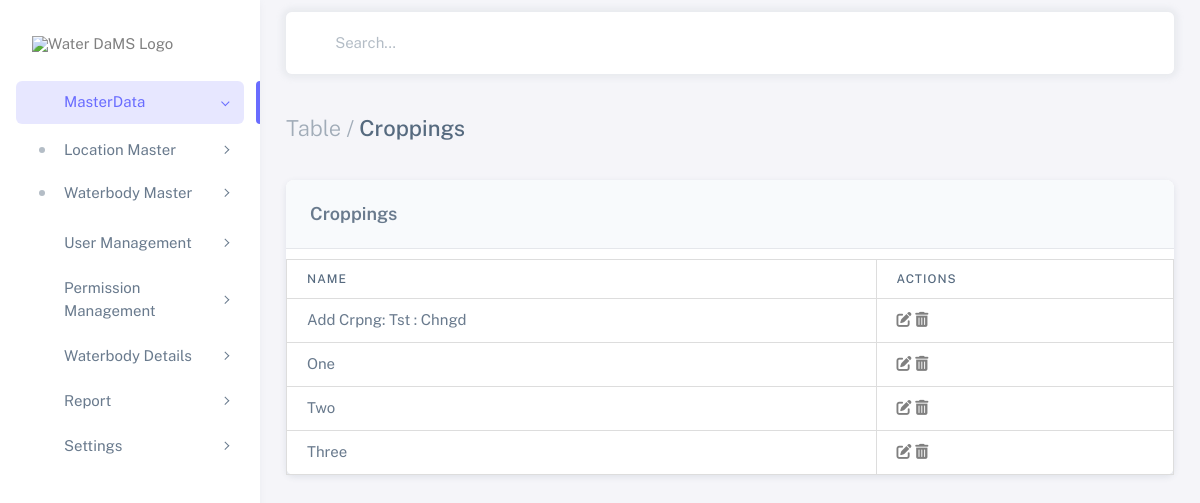
Page /cropings/ on the committed database.
### waterbodies_app/models.py (models this page shows, shortened)
class Cropings(models.Model):
    name = models.CharField(max_length=255)

### waterbodies_app/views.py (the view)
# urls.py: path('cropings/', views.cropings_list, name='cropings_list'),
def cropings_list(request):
    cropings = Cropings.objects.all()
    return render(request, 'cropings_list.html', {'cropings': cropings})

### templates/cropings_list.html (shortened to what this page needs)
<!DOCTYPE html>
{%load static%}
<html
class="light-style layout-menu-fixed layout-compact"
dir="ltr"
data-theme="theme-default"
data-assets-path="{% static 'assets/' %}"
data-template="vertical-menu-template-free">
<!DOCTYPE html>
<html lang="en" class="light-style layout-wide customizer-hide" dir="ltr" data-theme="theme-default">
<head>
    {% load static %}
    <link rel="stylesheet" href="{% static 'assets/vendor/fonts/boxicons.css' %}"/>
    <link rel="stylesheet" href="https://cdnjs.cloudflare.com/ajax/libs/font-awesome/6.5.2/css/all.min.css">
    <link rel="stylesheet" href="{% static 'assets/vendor/css/core.css' %}" class="template-customizer-core-css"/>
    <link rel="stylesheet" href="{% static 'assets/vendor/css/theme-default.css' %}" class="template-customizer-theme-css"/>
    <link rel="stylesheet" href="{% static 'assets/css/demo.css' %}"/>
    <link rel="stylesheet" href="{% static 'assets/vendor/libs/perfect-scrollbar/perfect-scrollbar.css' %}"/>
    <link rel="stylesheet" href="{% static 'assets/vendor/css/pages/page-auth.css' %}"/>
</head>
  <body>
    <div class="layout-wrapper layout-content-navbar">
      <div class="layout-container">
        <aside id="layout-menu" class="layout-menu menu-vertical menu bg-menu-theme">
          <div class="app-brand demo">
            <a href="" class="app-brand-link">
              <span class="app-brand-logo demo">
                <img src="{% static 'image/waterdams.png' %}" alt="Water DaMS Logo" style="width: 150px; height: auto;">
              </span>
            </a>
          </div>
          <ul class="menu-inner py-1">
            <li class="menu-item active open">
              <a href="javascript:void(0);" class="menu-link menu-toggle">
                <i class="menu-icon tf-icons bx bx-home-circle"></i>
                <div data-i18n="Dashboards">MasterData</div>
              </a>
              <ul class="menu-sub">
                <li class="menu-item has-submenu">
                  <a href="javascript:void(0);" class="menu-link menu-toggle">
                    <div data-i18n="CRM">Location Master</div>
                  </a>
                </li>
                <li class="menu-item has-submenu">
                  <a href="javascript:void(0);" class="menu-link menu-toggle">
                    <div data-i18n="Academy">Waterbody Master</div>
                  </a>
                </li>
              </ul>
            </li>
            <li class="menu-item">
              <a href="javascript:void(0);" class="menu-link menu-toggle">
                <i class="menu-icon tf-icons bx bx-user"></i>
                <div data-i18n="Layouts">User Management</div>
              </a>
            </li>
            <li class="menu-item">
              <a href="javascript:void(0);" class="menu-link menu-toggle">
                <i class="menu-icon tf-icons bx bx-shield"></i>
                <div data-i18n="Layouts">Permission Management</div>
              </a>
            </li>
            <li class="menu-item">
              <a href="javascript:void(0);" class="menu-link menu-toggle">
                <i class="menu-icon tf-icons bx bx-water"></i>
                <div data-i18n="Layouts">Waterbody Details</div>
              </a>
            </li>
            <li class="menu-item">
              <a href="javascript:void(0);" class="menu-link menu-toggle">
                <i class="menu-icon tf-icons bx bx-shield"></i>
                <div data-i18n="Layouts">Report</div>
              </a>
            </li>
            <li class="menu-item">
              <a href="javascript:void(0);" class="menu-link menu-toggle">
                <i class="menu-icon tf-icons bx bx-file"></i>
                <div data-i18n="Layouts">Settings</div>
              </a>
            </li>
          </ul>
        </aside>
        <div class="layout-page">
          <nav
            class="layout-navbar container-xxl navbar navbar-expand-xl navbar-detached align-items-center bg-navbar-theme"
            id="layout-navbar">
            <div class="navbar-nav-right d-flex align-items-center" id="navbar-collapse">
              <div class="navbar-nav align-items-center">
                <div class="nav-item d-flex align-items-center">
                  <i class="bx bx-search fs-4 lh-0"></i>
                  <input
                    type="text"
                    class="form-control border-0 shadow-none ps-1 ps-sm-2"
                    placeholder="Search..."
                    aria-label="Search..." />
                </div>
              </div>
            </div>
          </nav>
          <div class="content-wrapper">
            <div class="container-xxl flex-grow-1 container-p-y">
              <h4 class="py-3 mb-4"><span class="text-muted fw-light">Table /</span> Croppings</h4>
              <div class="card">
                <h5 class="card-header">Croppings</h5>
                <div class="table-responsive text-nowrap">
                    <table class="table">
                        <thead>
                            <tr>
                                <th>Name</th>
                                <th>Actions</th>
                            </tr>
                        </thead>
                        <tbody>
                            {% for croping in cropings %}
                            <tr>
                                <td>{{ croping.name }}</td>
                                <td>
                                    <a href="javascript:void(0)" class="edit-croping" data-id="{{ croping.id }}" data-name="{{ croping.name }}">
                                        <i class="fas fa-edit"></i>
                                    </a>
                                    <a href="javascript:void(0)" class="delete-croping" data-id="{{ croping.id }}" data-name="{{ croping.name }}">
                                        <i class="fas fa-trash-alt"></i>
                                    </a>
                                </td>
                            </tr>
                            {% endfor %}
                        </tbody>
                    </table>
                </div>
            </div>
          </div>
        </div>
      </div>
    </div>
  </body>
</html>

### static/assets/css/demo.css (style rules this page uses)
.menu .app-brand.demo { height: 64px; margin-top: 12px; }
.card-header { font-weight: 600; background-color: #f8fafc; border-bottom: 1px solid #e5e7eb; }
table { width: 100%; border-collapse: collapse; margin-top: 10px; }
th, td { padding: 12px; border: 1px solid #ddd; text-align: left; }
th { background-color: #f4f4f4; }

### rows in the picture
Cropings: name "Add Crpng: Tst : Chngd"
Cropings: name "One"
Cropings: name "Two"
Cropings: name "Three"
